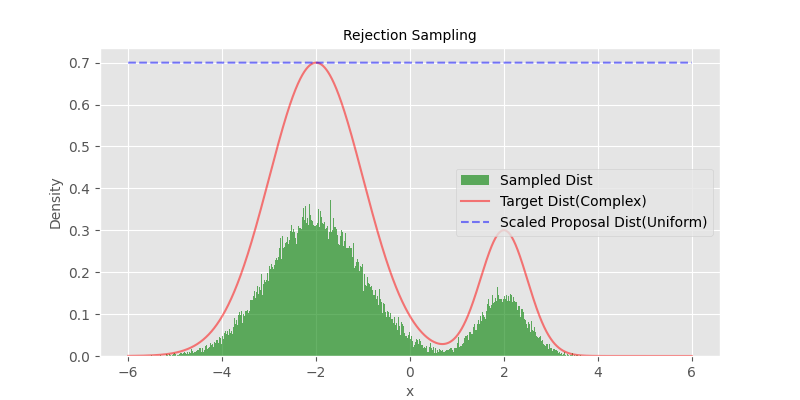

This figure's Python source:
import numpy as np
import matplotlib.pyplot as plt

plt.style.use('ggplot')
# Define the target distribution (mixture of two Gaussians)
def target_distribution(x):
    return 0.3 * np.exp(-0.5 * ((x - 2) / 0.5)**2) + 0.7 * np.exp(-0.5 * ((x + 2) / 1.0)**2)

# Define the proposal distribution (uniform distribution)
def proposal_distribution(x):
    return np.ones_like(x) / 8

# Rejection sampling algorithm
def rejection_sampling(n_samples, target_dist, proposal_dist, M, x_min, x_max):
    samples = []
    while len(samples) < n_samples:
        x = np.random.uniform(x_min, x_max)
        u = np.random.uniform(0, M * proposal_dist(x))
        if u <= target_dist(x):
            samples.append(x)
        else:
            pass  # print("rejection")
    return np.array(samples)

# Parameters
n_samples = 50000
x_min, x_max = -6, 6
x = np.linspace(x_min, x_max, 5000)
#M = 5.6  # scaling factor (make sure M * proposal_dist >= target_dist for all x in [x_min, x_max])
M = np.max(target_distribution(x)) / (1/8)

# Generate samples
samples = rejection_sampling(n_samples, target_distribution, proposal_distribution, M, x_min, x_max)

# Plotting
plt.figure(figsize=(8, 4))
plt.hist(samples, bins=500, density=True, alpha=0.6, color='g', label='Sampled Dist')
plt.plot(x, target_distribution(x), 'r', label='Target Dist(Complex)', alpha=0.5)
plt.plot(x, M * proposal_distribution(x), 'b--', label='Scaled Proposal Dist(Uniform)', alpha=0.5)
plt.legend()
plt.xlabel('x', fontsize=10)
plt.ylabel('Density', fontsize=10)
plt.title('Rejection Sampling', fontsize=10)
plt.savefig("rejection_sampling.png")
plt.show()
